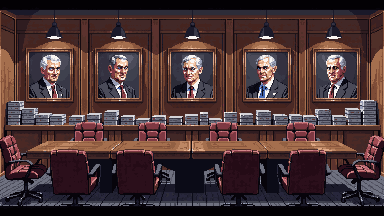
#> input picture kreplin/art/raw/bg-boardroom.png, 384 x 216 px
$ python strip_bg.py ../../kreplin/art/raw/bg-boardroom.png
#> lines starting #> are read from the running program, lines starting #| are printed output that depends on the picture
"""Make a picture's flat background transparent: flood from the edges through pixels close to the corner colour."""
import sys
from collections import deque
from PIL import Image
def strip(path, tol=28):
#> called with path = '../../kreplin/art/raw/bg-boardroom.png', tol = 28
    im = Image.open(path).convert("RGBA"); w, h = im.size; px = im.load()
#> in strip, im is the input picture: PIL image 384x216 RGBA; mean R, G, B, A 72.8, 51.2, 52.4, 255
#> after `w, h = im.size`: w = 384; h = 216
    corners = [px[0, 0], px[w - 1, 0], px[0, h - 1], px[w - 1, h - 1]]
#> corners = [(3, 1, 4, 255), (3, 1, 4, 255), (3, 1, 4, 255), (3, 1, 4, 255)]
    ref = max(set(corners), key=corners.count)
#> ref = (3, 1, 4, 255)
    close = lambda c: c[3] > 0 and sum(abs(c[i] - ref[i]) for i in range(3)) <= tol
    seen = set(); q = deque()
    for x in range(w): q.extend([(x, 0), (x, h - 1)])
    for y in range(h): q.extend([(0, y), (w - 1, y)])
    while q:
        x, y = q.popleft()
        if (x, y) in seen or not (0 <= x < w and 0 <= y < h): continue
        seen.add((x, y))
        if not close(px[x, y]): continue
        px[x, y] = (0, 0, 0, 0)
        q.extend([(x + 1, y), (x - 1, y), (x, y + 1), (x, y - 1)])
#> after the loop, seen = 9685 items
    im.save(path)
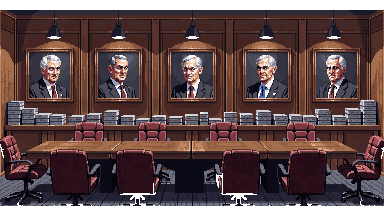
#> saved as bg-boardroom.png: PIL image 384x216 RGBA; mean R, G, B, A 72.4, 51.1, 51.9, 229.9; transparent parts drawn white
for p in sys.argv[1:]: strip(p); print("stripped", p)

$ run again, on kreplin/art/raw/bg-home.png
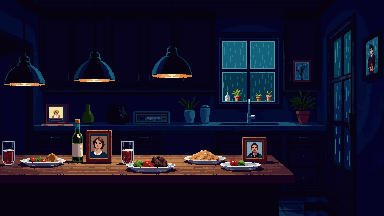
#> input picture kreplin/art/raw/bg-home.png, 384 x 216 px
#> in strip, im is the input picture: PIL image 384x216 RGBA; mean R, G, B, A 18.7, 17, 38.4, 255
#> corners = [(4, 3, 38, 255), (4, 3, 38, 255), (7, 2, 16, 255), (4, 3, 38, 255)]
#> ref = (4, 3, 38, 255)
#> after the loop in strip, `while q:`: seen = 66335 items
#> in strip, `im.save(path)`:
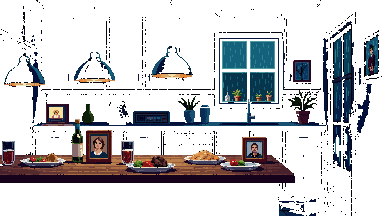
#> saved as bg-home.png: PIL image 384x216 RGBA; mean R, G, B, A 14.4, 14.4, 17.5, 68.8; transparent parts drawn white

$ run again, on kreplin/art/raw/bg-locker.png
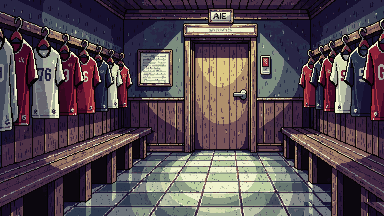
#> input picture kreplin/art/raw/bg-locker.png, 384 x 216 px
#> in strip, im is the input picture: PIL image 384x216 RGBA; mean R, G, B, A 85, 72.2, 78.8, 255
#> corners = [(40, 37, 68, 255), (40, 37, 68, 255), (16, 9, 23, 255), (4, 3, 3, 255)]
#> ref = (40, 37, 68, 255)
#> after the loop in strip, `while q:`: seen = 4229 items
#> in strip, `im.save(path)`:
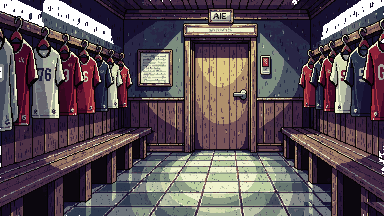
#> saved as bg-locker.png: PIL image 384x216 RGBA; mean R, G, B, A 83.7, 71.1, 76.7, 247.1; transparent parts drawn white

$ run again, on kreplin/art/raw/bg-newsroom.png
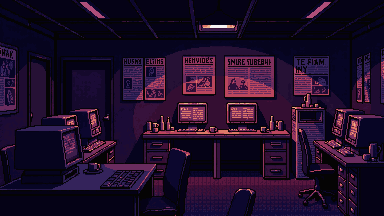
#> input picture kreplin/art/raw/bg-newsroom.png, 384 x 216 px
#> in strip, im is the input picture: PIL image 384x216 RGBA; mean R, G, B, A 31.5, 13.8, 40.7, 255
#> corners = [(5, 2, 22, 255), (6, 4, 13, 255), (5, 2, 22, 255), (5, 2, 22, 255)]
#> ref = (5, 2, 22, 255)
#> after the loop in strip, `while q:`: seen = 48190 items
#> in strip, `im.save(path)`:
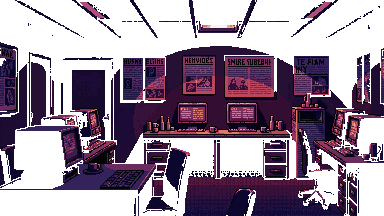
#> saved as bg-newsroom.png: PIL image 384x216 RGBA; mean R, G, B, A 28.8, 12.2, 30.5, 129.3; transparent parts drawn white
